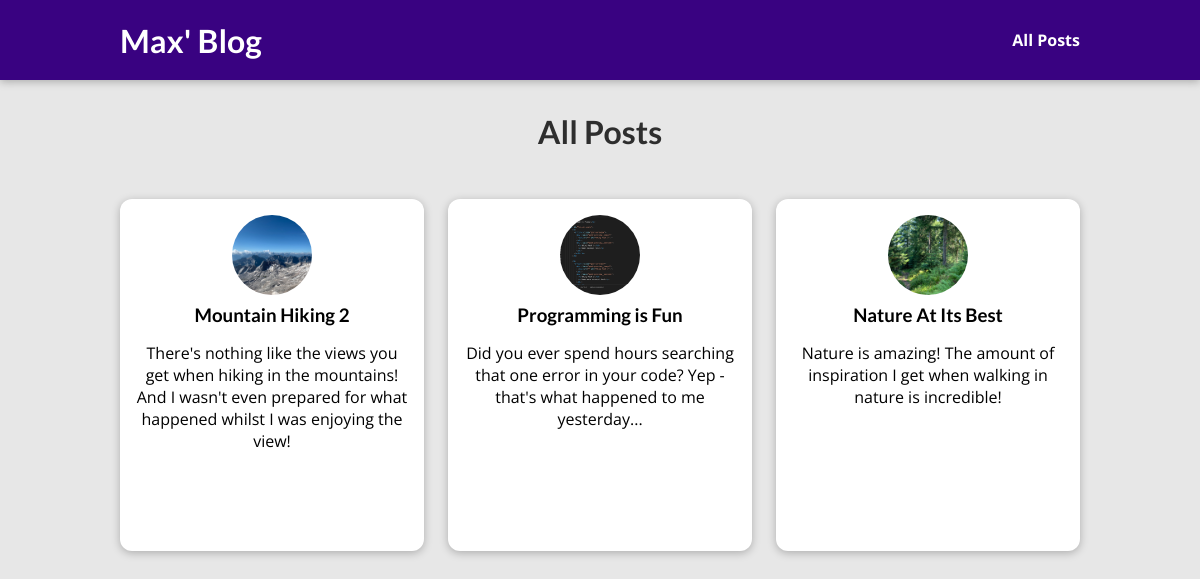
The page /posts on the database its author committed.
### blog/models.py (models this page shows, shortened)
class Post(models.Model):
    title = models.CharField(max_length=200)
    excerpt = models.CharField(max_length=200)
    image = models.CharField(max_length=100)
    date = models.DateField(auto_now=True)
    slug = models.SlugField(default="", blank=True,
                            null=False, db_index=True)
    content = models.TextField(
        validators=[MinLengthValidator(10)], default="", blank=True)
    author = models.ForeignKey(
        Author, on_delete=models.SET_NULL, null=True)
    tag = models.ManyToManyField(Tag)

### blog/views.py (the view)
# urls.py: path('posts', views.posts, name='posts-page'),
def posts(request):
    all_posts = Post.objects.all().order_by('-date')  # get first 3 data
    return render(request, 'blog/all-posts.html', {"all_posts": all_posts})

### blog/templates/blog/all-posts.html (shortened to what this page needs)
{% extends "base.html" %}
{% load static %}
{% block css_file %}
  <link rel="stylesheet" href="{% static "blog/all-posts.css" %}" />
  <link rel="stylesheet" href="{% static "blog/post.css" %}" />
{% endblock %}
{% block content %}
<section id="all-posts">
    <h2>All Posts</h2>
    <ul>
      {% for post in all_posts %}
        {% include "blog/includes/post.html" %}
      {% endfor %}
    </ul>
</section>
{% endblock %}

### blog/templates/blog/includes/post.html
{%load static %}
<li>
    <article class="post">
        <a href="{% url "detail-posts-page" post.slug %}">
            <img src="{% static "blog/images/"|add:post.image %}" alt="{{ post.title }}" />
            <div class="post__content">
                <h3>{{ post.title }}</h3>
                <p>
                    {{ post.excerpt }}
                </p>
            </div>
        </a>
    </article>
</li>

### static/app.css (style rules this page uses)
* { box-sizing: border-box; }
html { font-family: 'Open Sans', 'Lato', sans-serif; }
body { margin: 0 !important; }
h1, h2, h3 { font-family: 'Lato', sans-serif; font-weight: bold; }

### blog/static/blog/all-posts.css (style rules this page uses)
body { background-color: #e7e7e7; }
#all-posts { margin: 7rem auto; width: 90%; max-width: 60rem; }
#all-posts h2 { text-align: center; font-size: 2rem; color: #2e2e2e; margin: 3rem 0; }
ul { list-style: none; margin: 0; padding: 0; display: grid; grid-template-columns: repeat(auto-fill, minmax(17rem, 1fr)); gap: 1.5rem; }
.post img { width: 7rem; height: 7rem; }
.post a { height: 22rem; transform-origin: center; box-shadow: 0 2px 8px rgba(0, 0, 0, 0.25); border-radius: 12px; background-color: white; }

### blog/static/blog/post.css (style rules this page uses)
.post { display: flex; flex-direction: column; align-items: center; text-align: center; }
.post a { text-decoration: none; color: black; transition: all 0.2s ease; padding: 1rem; }
.post img { width: 5rem; height: 5rem; object-fit: cover; border-radius: 50%; }
.post h3 { margin: 0.25rem 0; }

### rows shown on the page
Post: image (picture), title "Mountain Hiking 2", excerpt "There's nothing like the views you get when hiking in the mountains! And I wasn't even prepared for what happened whilst I was enjoying the view!"
Post: image (picture), title "Programming is Fun", excerpt "Did you ever spend hours searching that one error in your code? Yep - that's what happened to me yesterday..."
Post: image (picture), title "Nature At Its Best", excerpt "Nature is amazing! The amount of inspiration I get when walking in nature is incredible!"
